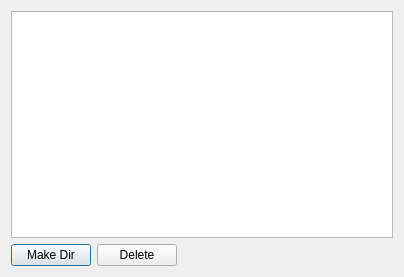
<?xml version="1.0" encoding="UTF-8"?>
<ui version="4.0">
 <class>Dialog</class>
 <widget class="QDialog" name="Dialog">
  <property name="geometry">
   <rect>
    <x>0</x>
    <y>0</y>
    <width>404</width>
    <height>277</height>
   </rect>
  </property>
  <property name="windowTitle">
   <string>Dialog</string>
  </property>
  <layout class="QVBoxLayout" name="verticalLayout">
   <item>
    <widget class="QTreeView" name="treeView"/>
   </item>
   <item>
    <layout class="QHBoxLayout" name="horizontalLayout">
     <item>
      <widget class="QPushButton" name="pushButton">
       <property name="text">
        <string>Make Dir</string>
       </property>
      </widget>
     </item>
     <item>
      <widget class="QPushButton" name="pushButton_2">
       <property name="text">
        <string>Delete</string>
       </property>
      </widget>
     </item>
     <item>
      <spacer name="horizontalSpacer">
       <property name="orientation">
        <enum>Qt::Horizontal</enum>
       </property>
       <property name="sizeHint" stdset="0">
        <size>
         <width>40</width>
         <height>20</height>
        </size>
       </property>
      </spacer>
     </item>
    </layout>
   </item>
  </layout>
 </widget>
 <resources/>
 <connections/>
</ui>
